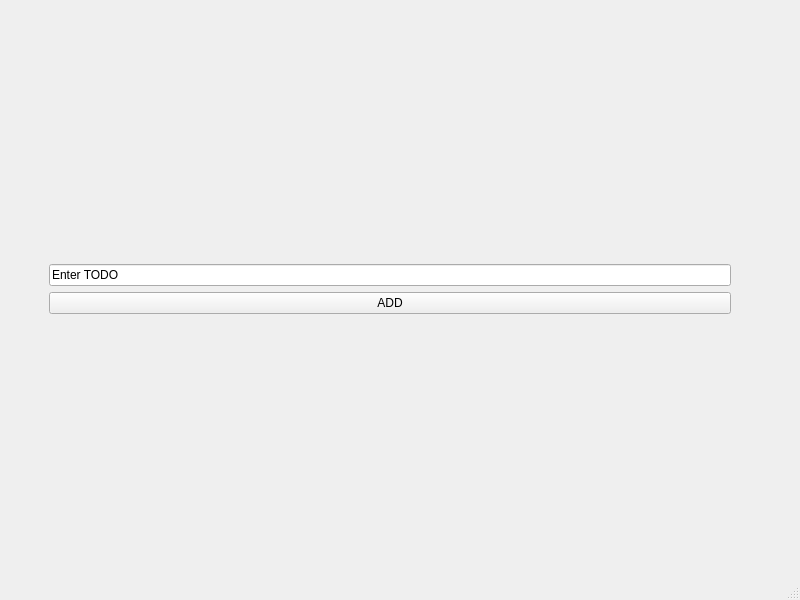
<?xml version="1.0" encoding="UTF-8"?>
<ui version="4.0">
 <class>Todo</class>
 <widget class="QMainWindow" name="Todo">
  <property name="geometry">
   <rect>
    <x>0</x>
    <y>0</y>
    <width>800</width>
    <height>600</height>
   </rect>
  </property>
  <property name="sizePolicy">
   <sizepolicy hsizetype="Preferred" vsizetype="Preferred">
    <horstretch>0</horstretch>
    <verstretch>0</verstretch>
   </sizepolicy>
  </property>
  <property name="windowTitle">
   <string>MainWindow</string>
  </property>
  <widget class="QWidget" name="centralwidget">
   <layout class="QHBoxLayout" name="horizontalLayout">
    <item>
     <spacer name="horizontalSpacer_2">
      <property name="orientation">
       <enum>Qt::Horizontal</enum>
      </property>
      <property name="sizeType">
       <enum>QSizePolicy::Maximum</enum>
      </property>
      <property name="sizeHint" stdset="0">
       <size>
        <width>40</width>
        <height>20</height>
       </size>
      </property>
     </spacer>
    </item>
    <item>
     <layout class="QVBoxLayout" name="verticalLayout_2">
      <item>
       <spacer name="verticalSpacer_2">
        <property name="orientation">
         <enum>Qt::Vertical</enum>
        </property>
        <property name="sizeHint" stdset="0">
         <size>
          <width>20</width>
          <height>40</height>
         </size>
        </property>
       </spacer>
      </item>
      <item>
       <widget class="QLineEdit" name="lineEdit">
        <property name="sizePolicy">
         <sizepolicy hsizetype="Minimum" vsizetype="Fixed">
          <horstretch>0</horstretch>
          <verstretch>0</verstretch>
         </sizepolicy>
        </property>
        <property name="text">
         <string>Enter TODO</string>
        </property>
       </widget>
      </item>
      <item>
       <widget class="QPushButton" name="pushButton">
        <property name="sizePolicy">
         <sizepolicy hsizetype="Minimum" vsizetype="Fixed">
          <horstretch>0</horstretch>
          <verstretch>0</verstretch>
         </sizepolicy>
        </property>
        <property name="layoutDirection">
         <enum>Qt::RightToLeft</enum>
        </property>
        <property name="text">
         <string>ADD</string>
        </property>
       </widget>
      </item>
      <item>
       <spacer name="verticalSpacer">
        <property name="orientation">
         <enum>Qt::Vertical</enum>
        </property>
        <property name="sizeHint" stdset="0">
         <size>
          <width>20</width>
          <height>40</height>
         </size>
        </property>
       </spacer>
      </item>
     </layout>
    </item>
    <item>
     <spacer name="horizontalSpacer">
      <property name="orientation">
       <enum>Qt::Horizontal</enum>
      </property>
      <property name="sizeType">
       <enum>QSizePolicy::Maximum</enum>
      </property>
      <property name="sizeHint" stdset="0">
       <size>
        <width>40</width>
        <height>20</height>
       </size>
      </property>
     </spacer>
    </item>
    <item>
     <layout class="QVBoxLayout" name="verticalLayout">
      <item>
       <spacer name="verticalSpacer_3">
        <property name="orientation">
         <enum>Qt::Vertical</enum>
        </property>
        <property name="sizeType">
         <enum>QSizePolicy::Preferred</enum>
        </property>
        <property name="sizeHint" stdset="0">
         <size>
          <width>20</width>
          <height>40</height>
         </size>
        </property>
       </spacer>
      </item>
     </layout>
    </item>
   </layout>
  </widget>
  <widget class="QMenuBar" name="menubar">
   <property name="geometry">
    <rect>
     <x>0</x>
     <y>0</y>
     <width>800</width>
     <height>22</height>
    </rect>
   </property>
  </widget>
  <widget class="QStatusBar" name="statusbar"/>
 </widget>
 <resources/>
 <connections/>
</ui>
